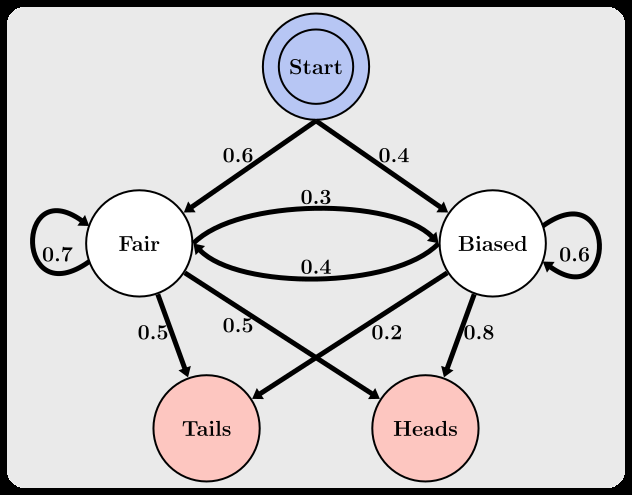
#> input picture Pr_HW1/hmm.png, 632 x 495 px
$ python edit_image.py
#> lines starting #> are read from the running program, lines starting #| are printed output that depends on the picture; after the words box and inside, x2 and y2 are one past the last pixel; in counts of white or black regions, pixels touching at a corner belong together
import cv2
import numpy as np

# Function to convert gray background to white
def gray_to_white(image_path):
    # Read the image
#> called with image_path = 'hmm.png'
    img = cv2.imread(image_path)
#> img is the input picture: shape (495, 632, 3); mean B, G, R 209.8, 208.9, 211.5

    # Convert image to gray scale
    gray = cv2.cvtColor(img, cv2.COLOR_BGR2GRAY)
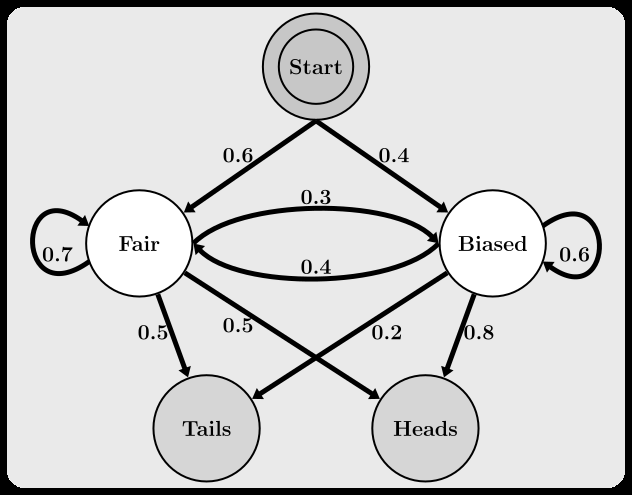
#> gray: shape (495, 632); min 0, max 255, mean 209.8

    # Set the threshold just below white (255). Assuming gray is in the range of 220-240.
    threshold = 220

    # Create a mask where gray pixels are turned white
    mask = gray > threshold
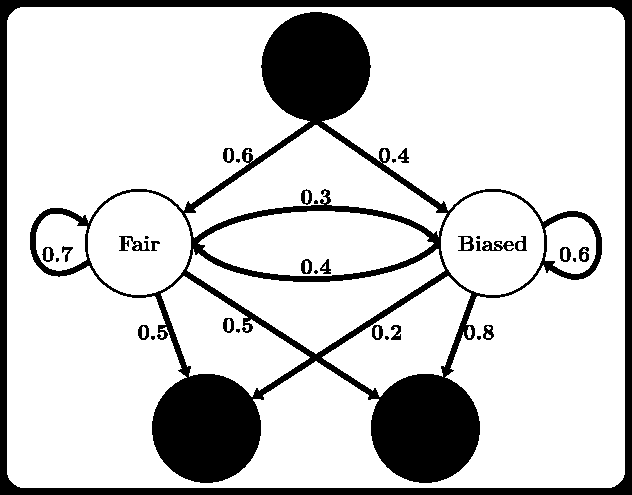
#> mask: shape (495, 632) bool; 81.1% white; 34 black regions (12 under 20 px), largest, box (x1, y1, x2, y2) and area: (30, 12, 602, 483) 41203, (0, 0, 632, 495) 15837, (119, 236, 150, 251) 198

    # Convert the mask to a three channel image
    mask_3_channel = cv2.cvtColor(mask.astype(np.uint8), cv2.COLOR_GRAY2BGR)

    # Convert all masked pixels to white
    img[mask_3_channel == 1] = 255
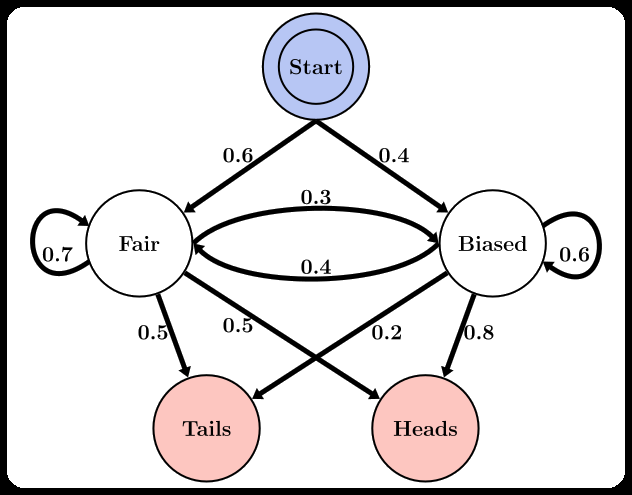
#> img: shape (495, 632, 3); mean B, G, R 225.7, 224.9, 227.4

    # Save the edited image
    edited_image_path = 'edited_image.png'
    cv2.imwrite(edited_image_path, img)

    return edited_image_path

# Path to the image we're assuming exists
image_path = 'hmm.png'
edited_image_path = gray_to_white(image_path)
edited_image_path
